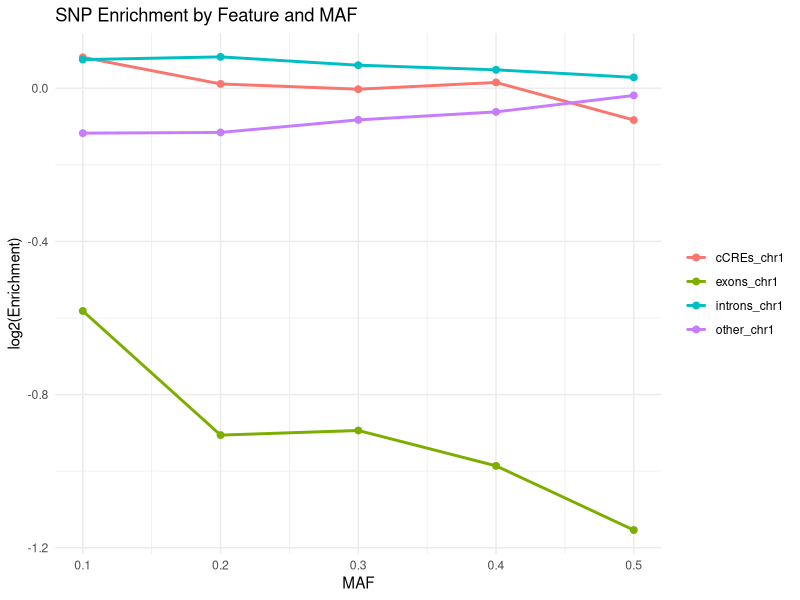

R code for this plot:
library(ggplot2)
library(dplyr)

data <- read.table("snp_counts.txt", header = TRUE, sep = "\t")

data$MAF <- as.numeric(gsub("chr1_snps_", "", data$MAF))  # Extract numeric part

data$log2_enrichment <- log2(data$Enrichment)

p <- ggplot(data, aes(x = MAF, y = log2_enrichment, color = Feature, group = Feature)) +
  geom_line(size = 1) +                 
  geom_point(size = 2) +             
  scale_x_continuous(breaks = unique(data$MAF)) +  
  labs(x = "MAF", y = "log2(Enrichment)", title = "SNP Enrichment by Feature and MAF") +
  theme_minimal() +                     
  theme(legend.title = element_blank())  

ggsave("snp_enrichments.pdf", plot = p, width = 8, height = 6)